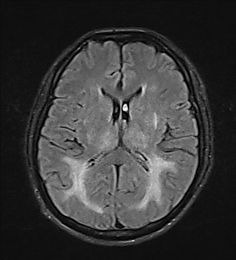
#> input picture archive/Testing/no_tumor/image(10).jpg, 236 x 260 px, found by its file name
$ jupyter execute '00_pre_processing_erase background & crop.ipynb'
#> lines starting #> are read from the running program, lines starting #| are printed output that depends on the picture; after the words box and inside, x2 and y2 are one past the last pixel; in counts of white or black regions, pixels touching at a corner belong together
[cell 1]
import os
import cv2
import numpy as np
import matplotlib.pyplot as plt

[cell 2]
img_origin = cv2.imread('C:\\Users\\jk121\\Desktop\\temp\\archive\\Testing\\glioma_tumor\\image(10).jpg')
#> img_origin is the input picture: shape (260, 236, 3); min 0, max 255, mean 57.1

[cell 3]
img = cv2.cvtColor(img_origin,cv2.COLOR_BGR2RGB)
out_img = img
plt.imshow(out_img)

[cell 4]
lower = np.array([30,30,30])
higher = np.array([250,250,250])

[cell 5]
mask = cv2.inRange(out_img,lower,higher)
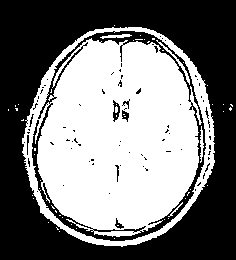
#> mask: shape (260, 236); 47.9% white; 54 white regions (49 under 20 px)

[cell 6]
plt.imshow(mask,'gray')

[cell 7]
cont,_ = cv2.findContours(mask,cv2.RETR_EXTERNAL,cv2.CHAIN_APPROX_NONE)
#> cont = 19 contours, 18 with area under 20; largest, box (x1, y1, x2, y2) and area: (22, 27, 215, 247) 32830

[cell 8]
cont_img = cv2.drawContours(out_img,cont,-1,255,2)
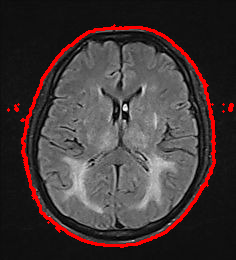
#> cont_img: shape (260, 236, 3); mean R, G, B 65.9, 55.5, 55.5

[cell 9]
plt.imshow(cont_img)

[cell 10]
c = max(cont,key =cv2.contourArea)
#> c = contour of 626 points, box (x1, y1, x2, y2) (22, 27, 215, 247), area 32830

[cell 11]
x,y,w,h = cv2.boundingRect(c)
#> x = 22; y = 27; w = 193; h = 220

[cell 12]
cv2.rectangle(out_img,(x,y),(x+w,y+h),(0,255,0),3)
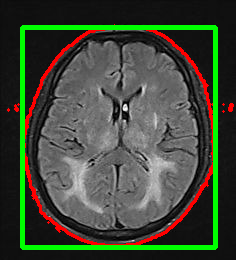
#> out_img: shape (260, 236, 3); 6.71% of pixels changed, all inside (x1, y1, x2, y2) = (20, 25, 218, 250)
plt.imshow(out_img)

[cell 13]
crop_img = img_origin[y: y+h, x : x+w]
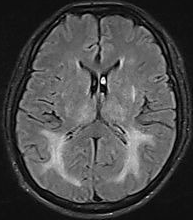
#> crop_img: shape (220, 193, 3); min 0, max 255, mean 75
plt.imshow(crop_img)
cv2.imshow("image",crop_img)
cv2.waitKey(0)

[cell 14]
cv2.imwrite('temp1.jpg',crop_img)
#> Out = True

$ run again, with archive/Testing/no_tumor/image(21).jpg copied over archive/Testing/no_tumor/image(10).jpg
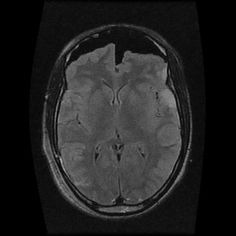
#> input picture archive/Testing/no_tumor/image(21).jpg, 236 x 236 px, found by its file name
#> img_origin is the input picture: shape (236, 236, 3); min 0, max 183, mean 33.6
#> `mask = cv2.inRange(out_img,lower,higher)`:
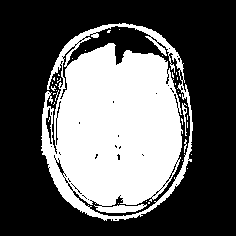
#> mask: shape (236, 236); 36.6% white; 35 white regions (32 under 20 px)
#> cont = 14 contours, 13 with area under 20; largest, box (x1, y1, x2, y2) and area: (41, 23, 193, 221) 23278
#> c = contour of 804 points, box (x1, y1, x2, y2) (41, 23, 193, 221), area 23278
#> x = 41; y = 23; w = 152; h = 198
#> out_img: shape (236, 236, 3); mean R, G, B 41.7, 46.8, 30.8
#> `crop_img = img_origin[y: y+h, x : x+w]`:
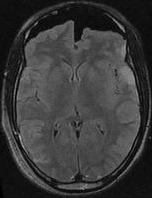
#> crop_img: shape (198, 152, 3); min 0, max 183, mean 57.9
#> Out = True

$ run again, with archive/Testing/no_tumor/image(22).jpg copied over archive/Testing/no_tumor/image(10).jpg
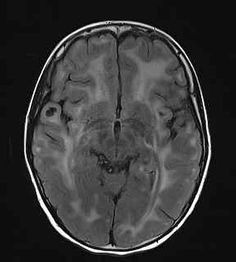
#> input picture archive/Testing/no_tumor/image(22).jpg, 236 x 262 px, found by its file name
#> img_origin is the input picture: shape (262, 236, 3); min 0, max 255, mean 55.1
#> `mask = cv2.inRange(out_img,lower,higher)`:
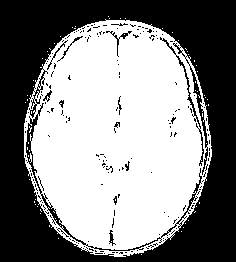
#> mask: shape (262, 236); 52.8% white; 189 black regions (176 under 20 px)
#> cont = 49 contours, 48 with area under 20; largest, box (x1, y1, x2, y2) and area: (24, 19, 212, 257) 34845
#> c = contour of 710 points, box (x1, y1, x2, y2) (24, 19, 212, 257), area 34845
#> x = 24; y = 19; w = 188; h = 238
#> out_img: shape (262, 236, 3); mean R, G, B 59.3, 67.7, 50.1
#> `crop_img = img_origin[y: y+h, x : x+w]`:
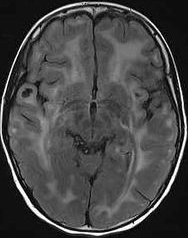
#> crop_img: shape (238, 188, 3); min 0, max 255, mean 70.5
#> Out = True
